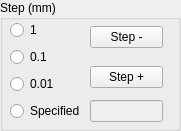
   <widget class="QGroupBox" name="groupBox_22">
    <property name="geometry">
     <rect>
      <x>440</x>
      <y>570</y>
      <width>181</width>
      <height>131</height>
     </rect>
    </property>
    <property name="title">
     <string>Step (mm)</string>
    </property>
    <widget class="QWidget" name="layoutWidget_19">
     <property name="geometry">
      <rect>
       <x>10</x>
       <y>20</y>
       <width>153</width>
       <height>102</height>
      </rect>
     </property>
     <layout class="QGridLayout" name="gridLayout_19">
      <item row="0" column="0">
       <widget class="QRadioButton" name="radioButton_es_step1">
        <property name="text">
         <string>1</string>
        </property>
       </widget>
      </item>
      <item row="0" column="1" rowspan="2">
       <widget class="QPushButton" name="pushButton_es_stepM">
        <property name="text">
         <string>Step -</string>
        </property>
       </widget>
      </item>
      <item row="1" column="0" rowspan="2">
       <widget class="QRadioButton" name="radioButton_es_step01">
        <property name="text">
         <string>0.1</string>
        </property>
       </widget>
      </item>
      <item row="2" column="1" rowspan="2">
       <widget class="QPushButton" name="pushButton_es_stepP">
        <property name="text">
         <string>Step +</string>
        </property>
       </widget>
      </item>
      <item row="3" column="0">
       <widget class="QRadioButton" name="radioButton_es_step001">
        <property name="text">
         <string>0.01</string>
        </property>
       </widget>
      </item>
      <item row="4" column="0">
       <widget class="QRadioButton" name="radioButton_es_step_spec">
        <property name="text">
         <string>Specified</string>
        </property>
       </widget>
      </item>
      <item row="4" column="1">
       <widget class="QLineEdit" name="lineEdit_es_step_spec">
        <property name="enabled">
         <bool>false</bool>
        </property>
       </widget>
      </item>
     </layout>
    </widget>
   </widget>
